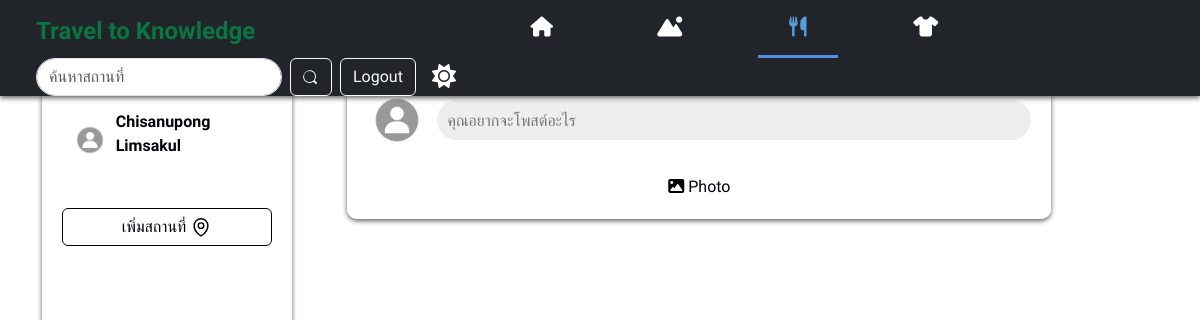
Before: /foodpage.php (signed in) with the older database file.
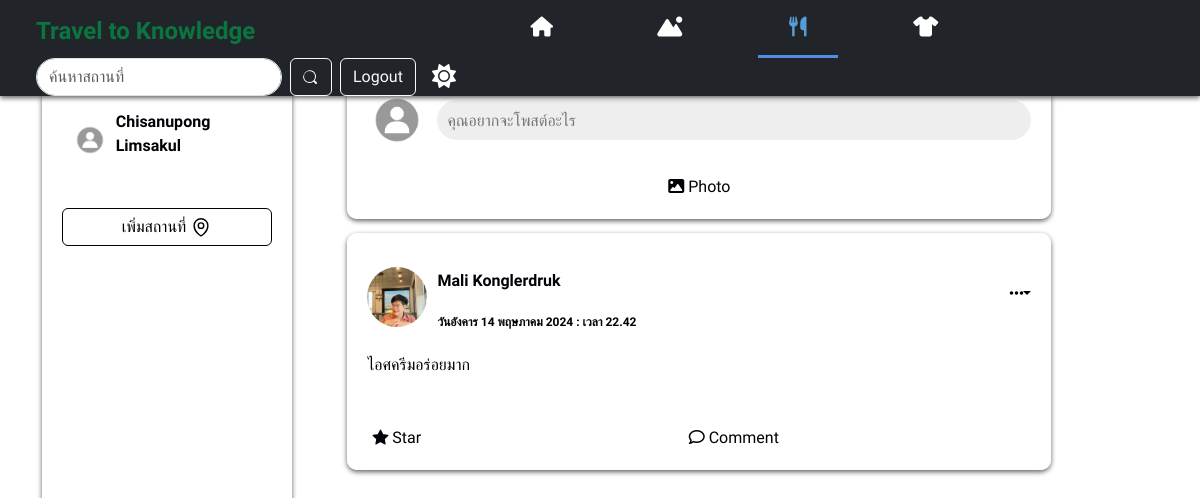
After: the same page with the newer database file.
### tables this page shows
CREATE TABLE `users` (
  `id` int(10) NOT NULL,
  `userid` bigint(19) NOT NULL,
  `url_address` varchar(100) NOT NULL,
  `email` varchar(255) NOT NULL,
  `password` varchar(255) NOT NULL,
  `first_name` varchar(255) NOT NULL,
  `last_name` varchar(255) NOT NULL,
  `urole` varchar(255) NOT NULL,
  `profile_image` varchar(1000) NOT NULL,
  `cover_image` varchar(1000) NOT NULL,
  `created_at` timestamp NOT NULL DEFAULT current_timestamp() ON UPDATE current_timestamp()
);

CREATE TABLE `posts` (
  `id` bigint(19) NOT NULL,
  `postid` bigint(19) NOT NULL,
  `user_id` bigint(19) NOT NULL,
  `post` text NOT NULL,
  `image` varchar(500) NOT NULL,
  `comments` int(11) NOT NULL,
  `category` varchar(255) DEFAULT NULL,
  `location_name` varchar(255) DEFAULT NULL,
  `likes` int(11) NOT NULL,
  `has_image` tinyint(1) NOT NULL,
  `date` timestamp NOT NULL DEFAULT current_timestamp() ON UPDATE current_timestamp(),
  `is_profile_image` tinyint(1) NOT NULL,
  `is_cover_image` tinyint(1) NOT NULL,
  `status` varchar(255) NOT NULL
);

### post.php (called while the page is built, shortened)
<?php
require_once 'config/db.php';
require_once 'user.php';
class Post
{
    public function getAllPosts()
{
    global $conn;
    $query = $conn->prepare("SELECT * FROM posts ORDER BY date DESC");
    $query->execute();
    $result = $query->fetchAll(PDO::FETCH_ASSOC);
    return $result;
}
}

### user.php (called while the page is built, shortened)
<?php
require_once 'config/db.php';
class User
{
public function getUsers($id)
{
    global $conn;
    $query = $conn->prepare("SELECT * FROM users WHERE userid = :id LIMIT 1");
    $query->bindParam(":id", $id, PDO::PARAM_INT);
    $query->execute();
    $result = $query->fetch(PDO::FETCH_ASSOC);
    if ($result) {
        return $result;
    } else {
        return false;
    }
}
}
?>

### image.php (called while the page is built, shortened)
<?php
class Image
{
    public function get_thumb_profile($filename)
    {
        $thumbnail = $filename . "_profile_thumb.jpg";
        if(file_exists( $thumbnail))
        {
            return  $thumbnail;
        }
    }
}

### foodpage.php (the view, shortened to what this page needs)
<?php
require_once 'autoload.php';
include "header.php";
?>
<body class="backgrounds">
    <header class="pt-1 px-4 w-100 navbar-expand-xl bg-dark shadows fixed-top">
        <?php
        if (isset($_SESSION['user_login'])) {
            $user_session_id = $_SESSION['user_login'];
            $stmt = $conn->prepare("SELECT * FROM users WHERE id = :user_session_id");
            $stmt->bindParam(':user_session_id', $user_session_id);
            $stmt->execute();
            $row = $stmt->fetch(PDO::FETCH_ASSOC);
        } else {
            $_SESSION['error'] = 'กรุณาเข้าสู่ระบบ!!';
            header('location: login.php');
            exit();
        }
        $post = new Post();
        $posts = $post->getAllPosts();
        $image_class = new Image();
        ?>
        <div
            class="container-fluid d-flex flex-wrap align-items-center justify-content-center justify-content-sm-start justify-content-start ">
            <div class="logo text-left col-12 col-lg-auto"><a href="./main.php" class="nav-link">Travel to Knowledge</a>
            </div>
            <ul class="nav col-12 col-lg-auto me-lg-auto mb-2 justify-content-center mb-md-0 navbars">
                <li><a href="./main.php"
                        class="nav-link px-2 <?php echo basename($_SERVER['PHP_SELF']) == 'main.php' ? 'active' : ''; ?>"><i
                            class="fa fa-home"></i></a></li>
                <li><a href="./travel.php"
                        class="nav-link px-2 <?php echo basename($_SERVER['PHP_SELF']) == 'travel.php' ? 'active' : ''; ?>"><i
                            class="fa-solid fa-mountain-sun"></i></a></li>
                <li><a href="./foodpage.php"
                        class="nav-link px-2 <?php echo basename($_SERVER['PHP_SELF']) == 'foodpage.php' ? 'active' : ''; ?>"><i
                            class="fa-solid fa-utensils"></i></a></li>
                <li><a href="./clothing.php"
                        class="nav-link px-2 <?php echo basename($_SERVER['PHP_SELF']) == 'shirt.php' ? 'active' : ''; ?>"><i
                            class="fa-solid fa-shirt"></i></a></li>
            </ul>
            <div class="collapse navbar-collapse w-auto " id="navbarSupportedContent">
                <form class="d-flex mt-3 mt-lg-0 ms-auto" role="search" action="search.php" method="POST">
                    <input class="form-control me-2 rounded-pill" type="search" placeholder="ค้นหาสถานที่"
                        aria-label="Search" name="search" id="search" autocomplete="off" required>
                    <button class="btn btn-outline-light me-2" type="submit" name="submit"></button>
                </form>
                <div class="text-center">
                    <button type="button" class="btn btn-outline-light"><a class="nav-link" href="./logout.php"
                            id="logout">Logout</a></button>
                </div>
                <div class="icon text-white me-2 px-3"><i class="fa-solid fa-sun" id="theme"></i></div>
            </div>
        </div>
    </header>
    <div class="container ">
        <div class="left-panel">
            <ul>
                <li>
                    <div class="dp">
                        <?php
                        $corner_image = "images/istockphoto-1337144146-612x612.jpg";
                        ?>
                        <img src="<?php echo $corner_image ?>" id="profile_pic">
                    </div>
                    <a href="./Profilepage.php" class="nav-link ms-2">
                        <p style="font-weight:700;"><?php echo $row['first_name'] . " " . $row['last_name'] ?></p>
                    </a>
                </li>
                <div class="mt-3">
                    <button class="btn location btn-outline-light w-100 mt-2" data-bs-target="#AddlocationModal"
                        data-bs-toggle="modal" data-bs-dismiss="modal">
                        <div class="icons h-25 w-100 d-flex align-items-center justify-content-center">
                            <div class="text-center" style="font-size:16px;">เพิ่มสถานที่</div>
                        </div>
                    </button>
                </div>
            </ul>
        </div>
        <div class="container-post">
            <div class="post create" style="margin-top:70px;">
                <div class="post-top">
                    <div class="dp">
                        <img src="<?php echo $corner_image ?>" type="images" alt="">
                    </div>
                    <input type="text" placeholder="คุณอยากจะโพสต์อะไร" data-bs-toggle="modal"
                        data-bs-target="#postModal" readonly style="cursor: pointer;" />
                </div>
            </div>
            <div class="post-bottom">
                <div class="action mx-auto">
                    <i class="fa fa-image"></i>
                    <span>Photo</span>
                </div>
            </div>
        </div>
        <?php
           $stmt = $conn->prepare("SELECT * FROM posts WHERE category = :category ORDER BY date DESC");
           $stmt->bindParam(':category', $category);
           $stmt->execute();
           $posts = $stmt->fetchAll(PDO::FETCH_ASSOC);
           foreach ($posts as $ROW) {
               $user = new User();
               $ROW_USER = $user->getUsers($ROW['user_id']);
               include 'function.php';
           }
            ?>
    </div>
</body>
</html>

### header.php (shortened to what this page needs)
<!DOCTYPE html>
<html lang="en">
<head>
    <link rel="stylesheet" href="./style/main.css">
    <link rel="stylesheet" href="./style/post.css">
    <link rel="stylesheet" href="./style/changeprofile.css">
    <link rel="stylesheet" href="https://cdnjs.cloudflare.com/ajax/libs/limonte-sweetalert2/11.0.18/sweetalert2.min.css">
    <link rel="stylesheet" href="https://cdn.jsdelivr.net/npm/bootstrap@5.3.2/dist/css/bootstrap.min.css">
    <link rel="stylesheet" href="https://cdn.jsdelivr.net/npm/bootstrap-icons@1.11.1/font/bootstrap-icons.css">
    <link rel="stylesheet" href="https://cdnjs.cloudflare.com/ajax/libs/font-awesome/6.5.1/css/all.min.css" />
</head>

### function.php (shortened to what this page needs)
<?php
require_once 'autoload.php';
?>
<div class="post">
  <?php
  $image = "images/istockphoto-1337144146-612x612.jpg";
  if (file_exists($ROW_USER['profile_image'])) {
    $image = $image_class->get_thumb_profile($ROW_USER['profile_image']);
  }
  ?>
  <div class="post-top">
    <div class="mt-2 dp">
      <img class="img-fluid col-sm-12 col-md col-lg col-xl" src="<?php echo $image ?>" type="images" alt="">
    </div>
    <div class="post-info">
      <p class="name font-weight-bolder mt-3">
        <a href="./Profilepage.php" class="nav-link">
          <?php echo $ROW_USER['first_name'] . " " . $ROW_USER['last_name'] ?>
        </a>
      </p>
      <span class="time">
        <?php
        $timestamp = strtotime($ROW['date']);
        $dayOfWeekEnglish = strftime('%A', $timestamp);
        $monthOfYearEnglish = strftime('%B', $timestamp);
        $dayOfWeekThaiMap = [
          'Sunday' => 'วันอาทิตย์',
          'Monday' => 'วันจันทร์',
          'Tuesday' => 'วันอังคาร',
          'Wednesday' => 'วันพุธ',
          'Thursday' => 'วันพฤหัสบดี',
          'Friday' => 'วันศุกร์',
          'Saturday' => 'วันเสาร์'
        ];
        $monthOfYearThaiMap = [
          'January' => 'มกราคม',
          'February' => 'กุมภาพันธ์',
          'March' => 'มีนาคม',
          'April' => 'เมษายน',
          'May' => 'พฤษภาคม',
          'June' => 'มิถุนายน',
          'July' => 'กรกฎาคม',
          'August' => 'สิงหาคม',
          'September' => 'กันยายน',
          'October' => 'ตุลาคม',
          'November' => 'พฤศจิกายน',
          'December' => 'ธันวาคม'
        ];
        $dayOfWeekThai = $dayOfWeekThaiMap[$dayOfWeekEnglish] ?? $dayOfWeekEnglish;
        $monthOfYearThai = $monthOfYearThaiMap[$monthOfYearEnglish] ?? $monthOfYearEnglish;
        $formattedDate = $dayOfWeekThai . strftime(' %e ', $timestamp) . $monthOfYearThai . strftime(' %Y : เวลา %H.%M', $timestamp);
        echo $formattedDate;
        ?>
      </span>
    </div>
    <i class="fas fa-ellipsis-h dropdown-toggle" id="dropdownMenuButton1" data-bs-toggle="dropdown"
      aria-expanded="false"></i>
  </div>
  <div class="post-content">
    <?php echo $ROW['post'] ?>
    <br><br>
  </div>
  <div class="post-bottom">
    <div class="action">
      <i class="bi bi-star-fill"></i>
      <span>Star</span>
    </div>
    <div class="action">
      <i class="far fa-comment"></i>
      <span>Comment</span>
    </div>
  </div>
</div>

### style/main.css (style rules this page uses)
* { margin: 0; padding: 0; box-sizing: border-box; font-family: "Prompt", sans-serif; }
.backgrounds { background-color: var(--primary-color); }
ul li { padding-left: 3rem; }
.icon { font-size: 1.5rem; cursor: pointer; }
.shadows { box-shadow: 0px 2px 5px rgb(100, 96, 96); }
:root { --primary-color: #fff; --secondary-color: #000106; }
.light-theme { --primary-color: #eee; --secondary-color: #000106; --three-color: #fffffff8; --four-color: #817f7f; }
.navbars li a { width: 5rem; text-align: center; font-size: 1.25rem; color: white; height: 3.4rem; }
.navbars li a.active { color: rgb(87, 157, 214); position: relative; }
.navbars li a.active::after { content: ""; width: 100%; height: 3px; position: absolute; bottom: 0; left: 0; background: rgb(83, 142, 230); }
.logo { font-family: "Kavoon", cursive; font-size: 1.5rem; color: #0b7542; align-items: center; text-align: center; text-decoration: solid; font-weight: bold; margin-right: auto; }
.container { display: grid; grid-template-columns: 1fr 3fr; gap: 1rem; }
.container .left-panel { position: sticky; top: 70px; width: 250px; height: calc(100vh - 70px); }
.left-panel { color: var(--secondary-color); position: fixed; top: 70px; width: 250px; height: calc(100vh - 70px); background-color: var(--three-color); padding: 20px; box-shadow: 0px 2px 5px rgb(100, 96, 96); border-radius: 10px; margin-top: 4.375rem; }
.dp { width: 40px; height: 40px; border-radius: 50%; overflow: hidden; }
.dp > img { width: 100%; cursor: pointer; }
.left-panel ul { padding: 10px 0px; list-style: none; }
.left-panel ul li { display: flex; align-items: center; transition: 0.3s; border-radius: 5px; cursor: pointer; padding: 10px; }
#navbarSupportedContent { flex-grow: 0; }
.bi { cursor: pointer; border-radius: 8px; transition: background-color 0.3s; }
button { font-size: 16px; }
button .icon { width: 22px; height: 22px; }
.btn.location { color: var(--secondary-color); border: 1px solid var(--secondary-color); }
button .icons { gap: 4px; }

### style/post.css (style rules this page uses)
:root { --primary-color: #fff; --secondary-color: #000106; }
.light-theme { --primary-color: #ffffff; --secondary-color: #000106; --three-color: #fffffff8; --four-color: #817f7f; }
.post { width: 44rem; background:var(--three-color); border-radius:10px; padding:10px; margin:0.9rem; box-shadow: 0px 2px 5px rgb(100, 96, 96); }
.post .post-top { display:flex; align-items: center; padding:10px; }
.post .post-top .dp { width:60px; height:60px; border-radius: 50%; overflow:hidden; }
.post .post-top .dp > img { width:100%; cursor:pointer; }
.post .post-top .post-info { margin-left:10px; font-weight: bold; }
.post .post-top .post-info .name { cursor:pointer; font-size:16px; }
.post .post-top .post-info .time { font-size:12px; cursor:pointer; }
.post .post-top i { margin-left:auto; cursor: pointer; color: var(--secondary-color); }
.post .post-top > input { height:40px; padding:5px 10px; border-radius:25px; outline:none; border:none; flex:1; background:#eee; margin-left:10px; }
.post .post-content { font-size:16px; font-weight:normal; padding:10px; }
.post .post-bottom { box-shadow: 1px solid #ddd; display:flex; justify-content: space-between; padding:5px 5px 0px 5px; color: var(--secondary-color); }
.post .post-bottom .action { padding:10px; border-radius:10px; transition: .3s ease-in; cursor: pointer; }
.post.create .post-bottom > .action { color:var(--secondary-color); }
.post-info { color: var(--secondary-color); }
.post-content { color: var(--secondary-color); }

### style/changeprofile.css (style rules this page uses)
* { margin: 0; padding: 0; box-sizing: border-box; }
.bi { cursor: pointer; border-radius: 8px; transition: background-color 0.3s; }

### function.php (style rules this page uses)
* { margin: 0; padding: 0; box-sizing: border-box; font-family: "Prompt", sans-serif; }

Changed rows visible on the page:
added posts: users.profile_image (picture), users.first_name "Mali", users.last_name "Konglerdruk", date "วันอังคาร 14 พฤษภาคม 2024 : เวลา 22.42", post "ไอศครีมอร่อยมาก"
